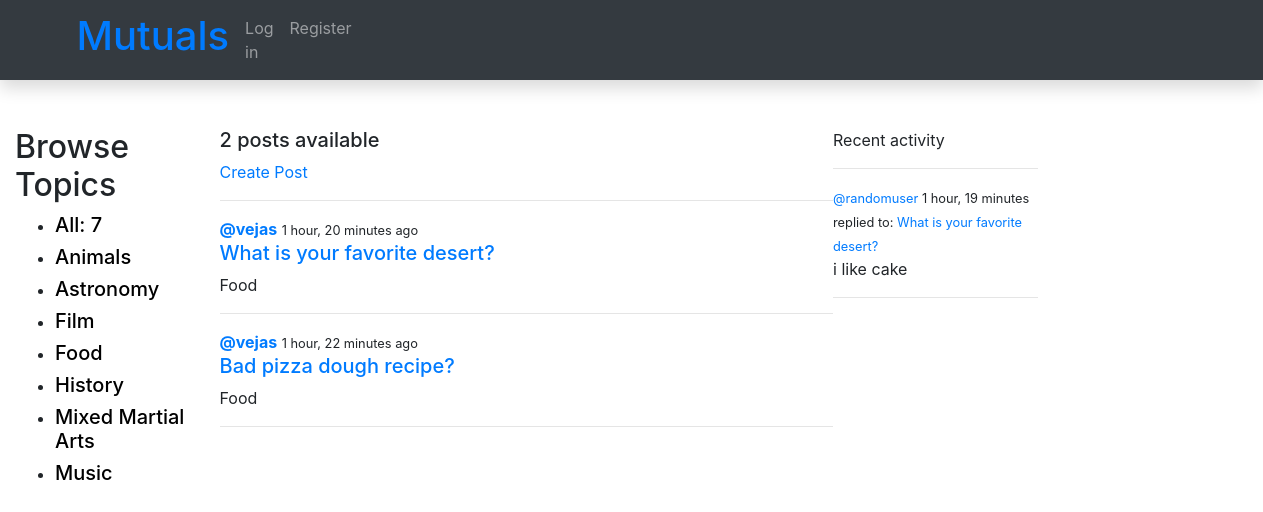
/?q=Food, run on the app's committed database.
### library/models.py (models this page shows, shortened)
class Interest(models.Model):
    name = models.CharField('Interest name', max_length=100)
    description = HTMLField()
    def __str__(self):
        return self.name
    class Meta:
        ordering = ['name']

class Post(models.Model):
    post_name = models.CharField('Post name', max_length=100)
    description = HTMLField()
    updated = models.DateTimeField(auto_now=True)
    created = models.DateTimeField(auto_now_add=True)
    interest_tag = models.ManyToManyField(Interest, related_name='interest_tag')
    post_host = models.ForeignKey(User, on_delete=models.SET_NULL, null=True)
    class Meta:
        ordering = ['-updated', 'created']
    def __str__(self):
        return self.post_name

class Comment(models.Model):
    user = models.ForeignKey(User, on_delete=models.CASCADE)
    post = models.ForeignKey(Post, on_delete=models.CASCADE)
    body = models.TextField()
    updated = models.DateTimeField(auto_now=True)
    created = models.DateTimeField(auto_now_add=True)
    class Meta:
        ordering = ['-updated', 'created']

### library/views.py (the view)
# urls.py: path('', views.home, name="home"),
def home(request):
    q = request.GET.get('q') if request.GET.get('q') != None else ''
    posts = Post.objects.filter(
        Q(interest_tag__name__icontains=q) |
        Q(description__icontains=q) |
        Q(post_name__icontains=q)
    )
    interests = Interest.objects.all()
    posts_count = posts.count()
    activity_comments = Comment.objects.filter(
        Q(post__interest_tag__name__icontains=q)
    )
    context = {
        'posts': posts,
        'interests': interests,
        'posts_count': posts_count,
        'activity_comments': activity_comments
    }
    return render(request, 'library/home.html', context)

### library/templates/library/home.html (shortened to what this page needs)
{% extends 'main.html' %}
{% block content %}
<div class="home-container">
    <div>
       {% include 'library/topics_component.html' %}
    </div>
    <div>
        <h5>{{posts_count}} posts available</h5>
        <a href="{% url 'create-post' %}" >Create Post</a>
            <hr>
            <div>
                {% include 'library/feed_component.html' %}
            </div>
    </div>
        {% include 'library/activity_component.html' %}
</div>
{% endblock %}

### library/templates/library/topics_component.html (shortened to what this page needs)
<div class="topics">
  <div class="topics__header">
    <h2>Browse Topics</h2>
  </div>
  <ul class="topics__list">
    <li>
      <h5><a style="color:black" href="{% url 'home' %}" class="active">All: <span>{{interests.count}}</span></a></h5>
    </li>
      {% for a in interests %}
    <li>
      <h5><a style="color:black" href="{% url 'home' %}?q={{ a.name }}">{{a.name}}</a></h5>
      {% endfor %}
  </ul>
</div>

### library/templates/library/feed_component.html (shortened to what this page needs)
{% for a in posts %}
    <div>
        {% if a.post_host.id %}
        <a href="{% url 'user-profile' a.post_host.id %}"><strong>@{{a.post_host}}</strong></a>
        {% endif %}
        <small>{{ a.updated |timesince}} ago </small>
        <h5><a href="{% url 'topic' a.id %}">{{a.post_name}}</a></h5>
        {% for i in a.interest_tag.all %}
        <p>{{i}}</p>
        {% endfor %}
        <hr>
    </div>
{% endfor %}

### library/templates/library/activity_component.html (shortened to what this page needs)
<div>
<hr3>Recent activity</hr3>
<hr>
{% for a in activity_comments %}
    <div>
        <small><a href="{% url 'user-profile' a.user.id %}">@{{a.user}}</a> {{a.updated|timesince}}</small>
        <small>replied to: <a href="{% url 'topic' a.id %}">{{a.post}}</a></small>
        <p>{{a.body}}</p>
        <hr>
    </div>
{% endfor %}
</div>

### library/templates/library/home.html (style rules this page uses)
.home-container { display:grid; grid-template-columns: 1fr 3fr 1fr; }

### data on the page
Interest: name "Animals"
Interest: name "Astronomy"
Interest: name "Film"
Interest: name "Food"
Interest: name "History"
Interest: name "Mixed Martial Arts"
Interest: name "Music"
Post: post_host "vejas", updated "1 hour, 20 minutes", post_name "What is your favorite desert?"
Post: post_host "vejas", updated "1 hour, 22 minutes", post_name "Bad pizza dough recipe?"
Comment: user "randomuser", updated "1 hour, 19 minutes", post "What is your favorite desert?", body "i like cake"

### other printed values
{{ interests.count }} "7"
{{ posts_count }} "2"
